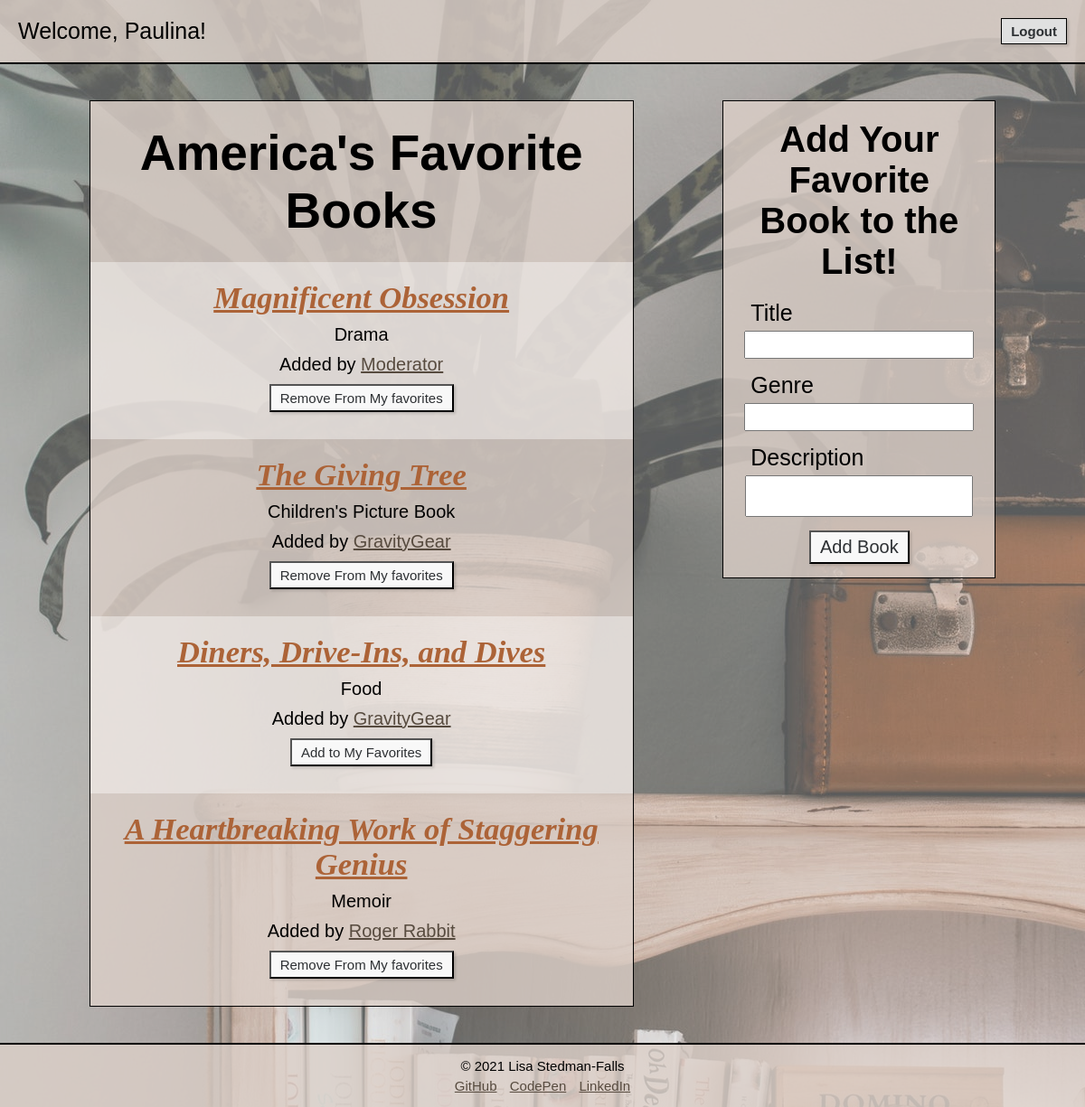
The page /book/ (signed in) on the database its author committed.
### login_registration_app/models.py (models this page shows, shortened)
class User(models.Model):
    first_name = models.CharField(max_length=255)
    last_name = models.CharField(max_length=255)
    username = models.CharField(max_length=20, default="")
    email = models.CharField(max_length=255)
    password = models.CharField(max_length=255)
    bio = models.TextField(default="")
    created_at = models.DateTimeField(auto_now_add=True)
    updated_at = models.DateTimeField(auto_now=True)
    objects = UserManager()

### books_app/models.py (models this page shows, shortened)
class Book(models.Model):
    title = models.CharField(max_length=255)
    description = models.TextField()
    genre = models.CharField(max_length=255)
    uploaded_by = models.ForeignKey(User, related_name = "books_uploaded", on_delete = models.CASCADE)
    favorited_by = models.ManyToManyField(User, related_name = "books_favorited")
    created_at = models.DateTimeField(auto_now_add=True)
    updated_at = models.DateTimeField(auto_now=True)
    objects = BookManager()

### books_app/views.py (the view)
# urls.py: path('', views.book), #GET request to display all objects' info starting at a different root
def book(request): #GET REQUEST
    if "user_id" not in request.session:
        messages.error(request, "You must be logged in to view this site")
        return redirect ("/")
    else:
        context = {
        "all_the_users": User.objects.all(),
        "this_user": User.objects.get(id=request.session["user_id"]),
        "all_the_books": Book.objects.all(),
    }
    return render(request, "books.html", context)

### books_app/templates/books.html (shortened to what this page needs)
<!DOCTYPE html>
<html lang="en-US">
<head>
    {% load static %}
    <link rel="stylesheet" href="{% static 'style.css' %}">
</head>
<body>
    <div id="container">
        <nav>
            <p>Welcome, {{this_user.first_name}}!</p>
            <div id ="nav_actions">
                <form action="/logout" method="POST">
                    <button type="submit">Logout</button>
                </form>
            </div>
        </nav>
        <div id="books_wrapper">
            <div id="books">
                <h1>America's Favorite Books</h1>
                {% for book in all_the_books %}
                <div>
                    <a href= "{{book.id}}"><h2>{{book.title}}</h2></a>
                    <p>{{book.genre}}</p>
                    <p>Added by
                        <a href= "user/{{book.uploaded_by.id}}">{{book.uploaded_by.username}}</a>
                    </p>
                    {% if book in this_user.books_favorited.all %}
                    <form action="{{book.id}}/unfavorite_homepage" method="POST">
                        <button type="submit">Remove From My favorites</button>
                    </form>
                    {% else %}
                    <form action="{{book.id}}/favorite_homepage" method="POST">
                        <button type="submit">Add to My Favorites</button>
                    </form>
                        {% endif %}
                </div>
                {% endfor %}
            </div>
            <div id ="add_book">
                <h1>Add Your Favorite Book to the List!</h1>
                <form action="create_book" method="POST">
                    <label for="title">Title</label>
                    <input name="title" type="text">
                    <label for="genre">Genre</label>
                    <input name="genre" type="text">
                    <label for="description">Description</label>
                    <textarea name="description"></textarea>
                    <button type="submit">Add Book</button>
                </form>
            </div>
        </div>
        <footer>
            <p>&#169; 2021 Lisa Stedman-Falls</p>
            <a href="https://github.com/Lstedmanfalls/" target="_blank">GitHub</a>
            <a href="https://codepen.io/lstedmanfalls" target="_blank">CodePen</a>
            <a href="https://www.linkedin.com/in/lstedmanfalls/" target="_blank">LinkedIn</a>
        </footer>
    </div>
</body>
</html>

### books_app/static/style.css (style rules this page uses)
* { margin:0; padding:0; }
html { font-family:Verdana, Tahoma, sans-serif; font-size:10px; }
#container { position:relative; min-height:100vh; width:100%; }
#container::after { content:""; background-image:url("books.jpg"); opacity:.7; top:0; left:0; bottom:0; right:0; position:absolute; z-index:-1; }
nav { display: flex; justify-content: space-between; align-items:center; background-color: rgba(220, 208, 201, .8); padding:2rem 0; border-bottom:.2rem solid black; }
nav p { font-size:2.5rem; padding-left:2rem; }
#nav_actions { padding-right:2rem; }
nav button { font-size:1.5rem; font-weight: bold; padding:.5rem 1rem; box-shadow:rgba(0, 0, 0, 0.15) 1.95px 1.95px 2.6px; color:#2D3033; background-color:#E0E0E0; text-decoration: none; border:.1rem solid black; }
#books_wrapper { display: flex; justify-content: space-evenly; padding-top:4rem; padding-bottom:4rem; }
#books_wrapper > div { background-color:rgba(220, 208, 201, .8); border:.1rem solid black; }
#books_wrapper h1 { text-align: center; }
#books_wrapper button { padding:.5rem 1rem; box-shadow:rgba(0, 0, 0, 0.15) 1.95px 1.95px 2.6px; color:#2D3033; background-color:#F8F8F8; }
#books, #books > div, #add_book, #add_book form { display: flex; flex-direction: column; align-items: center; }
#books { width:50%; }
#books div { width:100%; }
#books div:nth-child(even) { background-color: rgba(255, 255, 255, .4);; }
#books h1 { padding: 2.5rem 0; font-size:5.5rem; }
#books div > a { font-size:2.3rem; color:#ac6337; font-family: 'Times New Roman', Times, serif; font-style: italic; padding-bottom:1rem; padding-top:2rem; text-align: center; }
#books p, #books p > a { font-size:2rem; padding-bottom: 1rem; }
#books a { color: #574b3f; }
#books button { margin-bottom: 3rem; font-size:1.5rem; }
#add_book { width:25%; height:10%; }
#add_book form { width:80%; }
#add_book h1 { font-size:4rem; padding:2rem 2rem 2rem 2rem; }
#add_book label { font-size:2.5rem; align-self:start; }
#add_book input, textarea { font-size:1.5rem; width:100%; font-family: Arial, Helvetica, sans-serif; padding:.5rem; margin:.5rem 0 1.5rem 0; }
#add_book button { font-size:2rem; margin-bottom:1.5rem; }
textarea { resize:none; overflow-x: auto; overflow-y: none; }
footer { text-align: center; font-size:1.5rem; padding:1.5rem; background-color: rgba(220, 208, 201, .8); border-top:.2rem solid black; }
footer p { padding-bottom: .5rem; }
footer a { color:#574b3f; padding:0 .5rem; }

### rows shown on the page
User: first_name "Paulina"
Book: title "Magnificent Obsession", genre "Drama", uploaded_by.username "Moderator"
Book: title "The Giving Tree", genre "Children's Picture Book", uploaded_by.username "GravityGear"
Book: title "Diners, Drive-Ins, and Dives", genre "Food", uploaded_by.username "GravityGear"
Book: title "A Heartbreaking Work of Staggering Genius", genre "Memoir", uploaded_by.username "Roger Rabbit"
